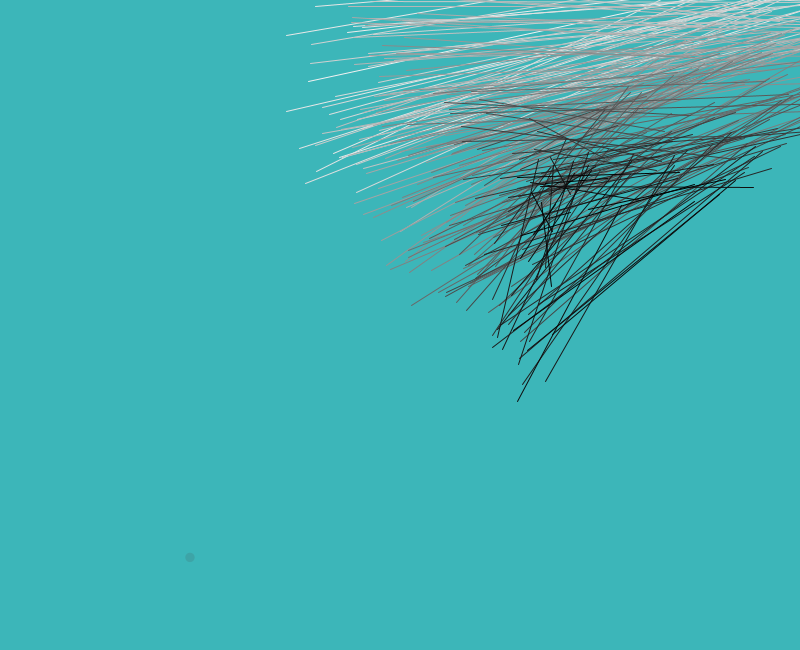
Frame 1 (no input)
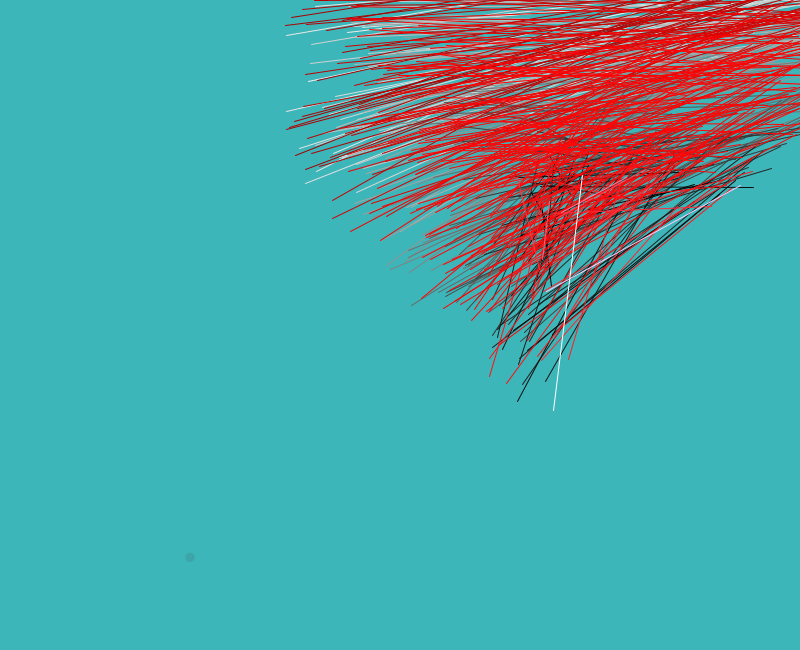
Frame 2 (the mouse pressed at the canvas centre, redrawn once)

The Processing sketch that drew these frames (run headless with seeded random() and noise(); the mouse was pressed at the canvas centre and the sketch redrawn once):

// Processing sketch: processing_1517
// ── processing_1517.pde


//Aleksandra Lopatic, 18th january 2009, Built with processing

boolean off=false;
float linX,linY,rand,speedX,speedY;

void setup(){
  background(60,182,185);
  size(800,650);
  noLoop();
  smooth();
  linX=random(14,width-14);
  linY=random(10,height-10);
  rand=random(255);
  speedX=4.5;
  speedY=4;
 
}
void draw(){
// background(60,182,185);
  if (off){
     nestMove();
     displayNest2();
  }else{
    
    elDisplay(random(width),random(height),random(30),random(0,255));
    nestMove();
    displayNest1();
  }
}
void mousePressed(){
  loop();
  off=!off;
}
void nestMove(){
  //left up corner
    if(mouseX>=1&&mouseX<=width/2&&mouseY>=0&&mouseY<=height/2){

      linX=linX-speedX;
      linY=linY-speedY;


    }
    //right up corner
    if(mouseX>=width/2&&mouseX<=width&&mouseY>=0&&mouseY<=height/2){
      linX=linX+speedX;
      linY=linY-speedY;

    }
    //left down corner
    if(mouseX>=1&&mouseX<=width/2&&mouseY>=height/2&&mouseY<height){
      linY=linY+speedX;
      linX=linX-speedY;

    }
    //right down corner
    if(mouseX>width/2&&mouseX<width&&mouseY>=height/2&&mouseY<height){
      linX=linX+speedX;
      linY=linY+speedY;
    }
}
//black and white nest
void displayNest1(){
   for(float a=rand;a>0;a--){
      stroke(a);
      line(linX+random(80)-a,linY+random(rand)-a,linX+random(rand)+a,linY+random(50)-a);
    }
}
//color nest
void displayNest2(){
  for(float a=rand;a>0;a--){
   // float val=random();
      stroke(mouseX-a,mouseY/a,mouseX/a,mouseX);
      line(linX+random(80)-a,linY+random(rand)-a,linX+random(rand)+a,linY+random(50)-a);
    }
}
//gray rain
void elDisplay(float elX,float elY,float elSize,float elColor){


  noStroke();
  fill(random(elColor),random(elColor));
  ellipse(elX,elY,elSize,elSize);
}
